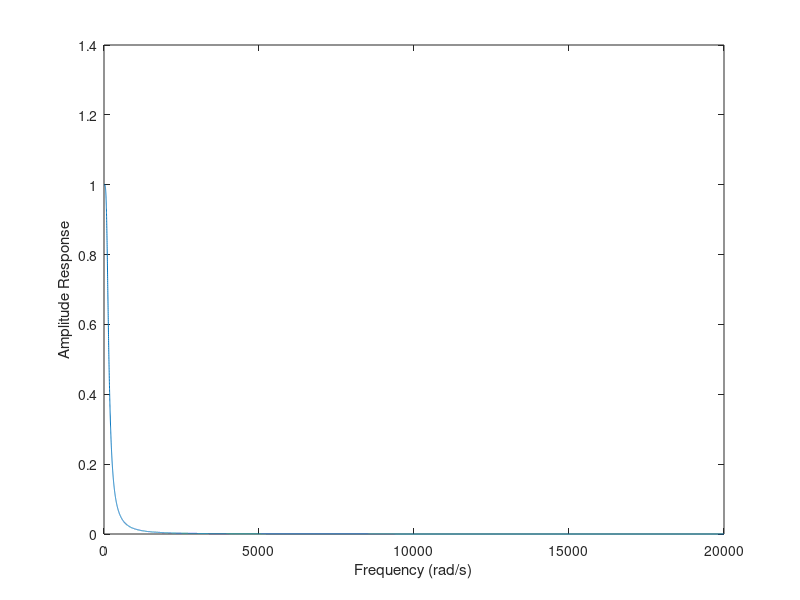
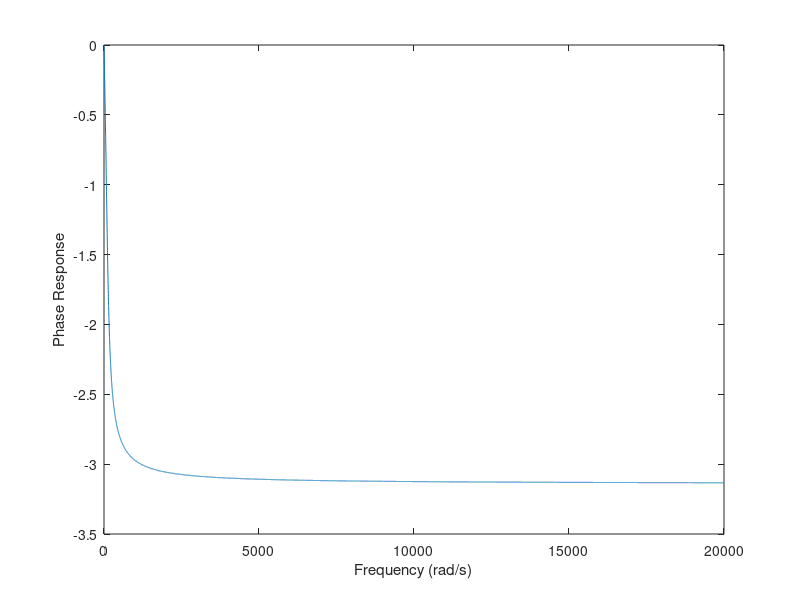

Here is the MATLAB script that generated these plots, in order:
%% Homework 9
%% Part 1: Calculate the frequency response of a system

w = 0:1:20000;
s = 1i*w;
H_fresponse = 14400 ./ (s.^2 + 168.*s + 14400);

%% Part 2: Plot the amplitude response and phase response of this system
figure;
plot(w, abs(H_fresponse));
xlabel('Frequency (rad/s)');
ylabel('Amplitude Response');

figure;
plot(w, angle(H_fresponse));
xlabel('Frequency (rad/s)');
ylabel('Phase Response');

%% Part 3: If the input torque signal is a cosine that completes 100 cycles per second, what is the signal representing the output eye position
w = 2*pi*100;
s = 1i*w;
H_w = 14400 ./ (s.^2 + 168.*s + 14400);
Magnitude = abs(H_w)
Phase = angle(H_w)

% Output function: 0.0365cos(200*pi*t - 2.871)